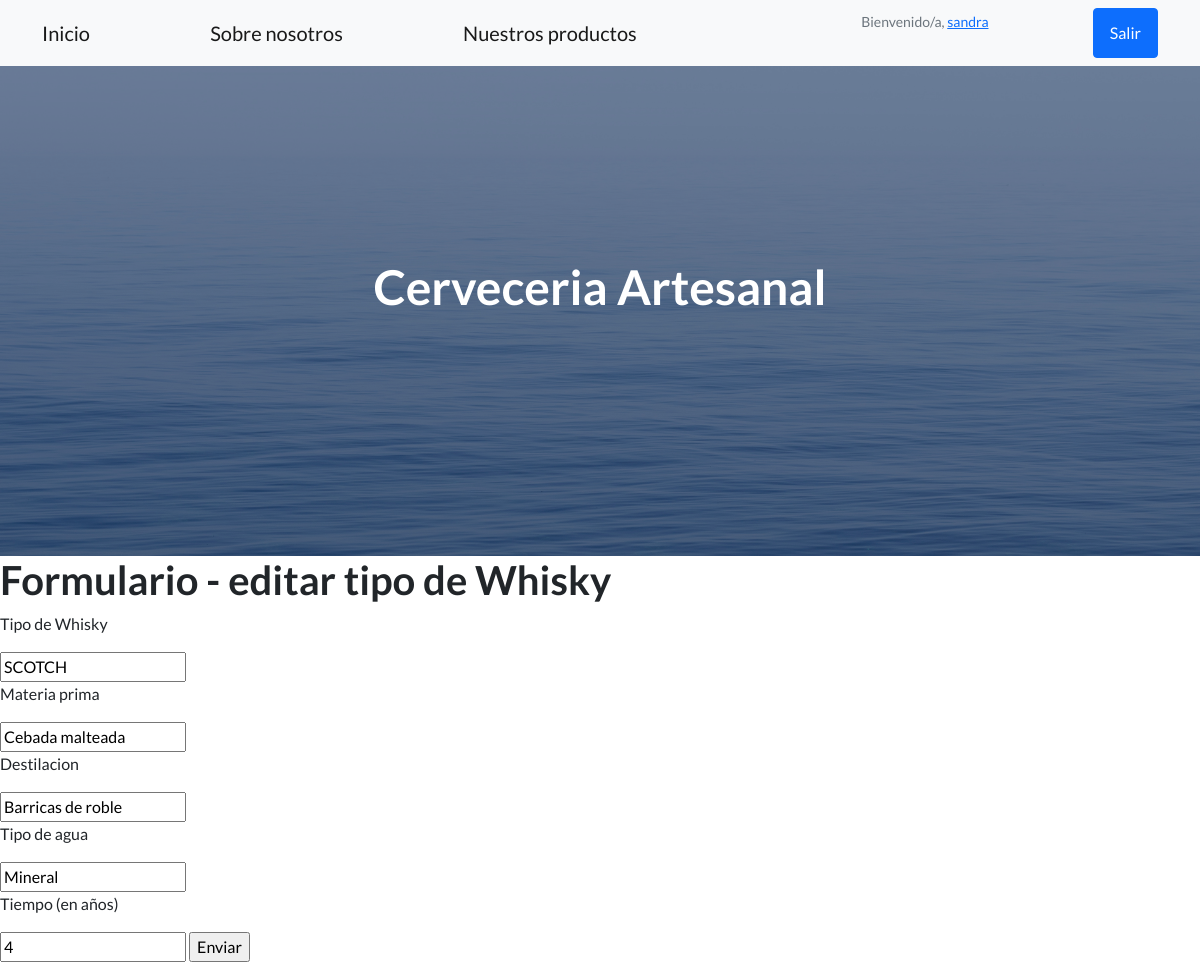
/productos/wky_edit_form/2 (signed in), run on the app's committed database.
### productos/models.py (models this page shows, shortened)
class Whisky(models.Model):
    tipo = models.CharField(max_length=40)
    materia_prima = models.CharField(max_length=40)
    destilacion = models.CharField(max_length=40)
    tipo_agua = models.CharField(max_length=40)
    tiempo = models.IntegerField()

### productos/views.py (the view)
# urls.py: path("wky_edit_form/<int:id>", views.wky_editarFormulario, name = "wky_edit_form"),
@login_required
def wky_editarFormulario(request, id):
    whisky = Whisky.objects.get(id=id)
    if request.method == "POST":
        formulario = Whisky_formulario( request.POST )
        if formulario.is_valid():
            datos = formulario.cleaned_data
            whisky.tipo = datos['tipo']
            whisky.materia_prima = datos['materia_prima']
            whisky.destilacion = datos['destilacion']
            whisky.tipo_agua = datos['tipo_agua']
            whisky.tiempo = datos['tiempo']
            whisky.save()
            whisky = Whisky.objects.all()
            return render(request, "cambios_ok.html")
    else:
        formulario = Whisky_formulario(initial={'tipo': whisky.tipo ,'materia_prima': whisky.materia_prima ,'destilacion': whisky.destilacion ,'tipo_agua': whisky.tipo_agua ,'tiempo': whisky.tiempo})
    return render(request, "wky_editFormulario.html", {"formulario":formulario , "whisky": whisky})

### productos/forms.py
class Whisky_formulario(forms.Form):
	tipo = forms.CharField(max_length=40)
	materia_prima = forms.CharField(max_length=40)
	destilacion = forms.CharField(max_length=40)
	tipo_agua = forms.CharField(max_length=40)
	tiempo = forms.IntegerField()

### productos/templates/wky_editFormulario.html (shortened to what this page needs)
{% extends "padre.html" %}
{% load static %}
{% block contenido%}
    <h1>Formulario - editar tipo de Whisky</h1>
    <form action="{% url 'wky_edit_form' whisky.id %}" method="POST">
        <p>Tipo de Whisky</p>
        {{formulario.tipo}}
        <p>Materia prima</p>
        {{formulario.materia_prima}}
        <p>Destilacion</p>
        {{formulario.destilacion}}
        <p>Tipo de agua</p>
        {{formulario.tipo_agua}}
        <p>Tiempo (en años)</p>
        {{formulario.tiempo}}
        <input type="submit" value="Enviar">
    </form>
{% endblock%}

### productos/templates/padre.html (shortened to what this page needs)
<!DOCTYPE html>
<html lang="en">
    <head>
        {% load static %}
        <link href="https://cdn.jsdelivr.net/npm/bootstrap-icons@1.5.0/font/bootstrap-icons.css" rel="stylesheet" type="text/css" />
        <link href="{% static 'productos/css/styles.css' %}" rel="stylesheet" />
    </head>
    <body>
        <nav class="navbar navbar-light bg-light static-top">
            <div class="container">
                <a class="navbar-brand" href="{% url 'inicio' %}">Inicio</a>
                <a class="navbar-brand" href="{% url 'about' %}">Sobre nosotros</a>
                <a class="navbar-brand" href="{% url 'vista_prs' %}">Nuestros productos</a>
                {% if request.user.is_authenticated %}
                <p class="text-muted small mb-4">Bienvenido/a, <a href="{% url 'perfil' %}">{{user.username}}</a></p>
                <a class="btn btn-primary" href="{% url 'logout' %}">Salir</a>
                {% endif %}
            </div>
        </nav>
        <header class="masthead">
            <div class="container position-relative">
                <div class="row justify-content-center">
                    <div class="col-xl-6">
                        <div class="text-center text-white">
                            <h1 class="mb-5">Cerveceria Artesanal</h1>
                        </div>
                    </div>
                </div>
            </div>
        </header>
        {% block contenido %}
        {% endblock %}
    </body>
</html>

### data on the page
Whisky: tipo "SCOTCH", materia_prima "Cebada malteada", destilacion "Barricas de roble", tipo_agua "Mineral", tiempo "4"

### other printed values
{{ user.username }} "sandra"
